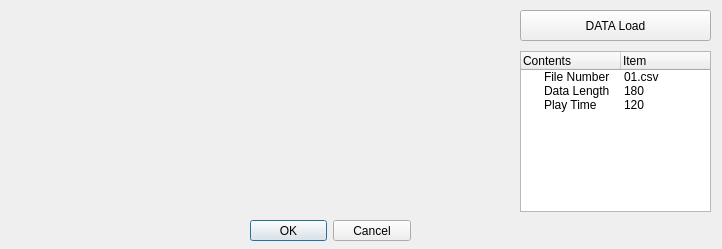
<?xml version="1.0" encoding="UTF-8"?>
<ui version="4.0">
 <class>Dialog</class>
 <widget class="QDialog" name="Dialog">
  <property name="geometry">
   <rect>
    <x>0</x>
    <y>0</y>
    <width>722</width>
    <height>249</height>
   </rect>
  </property>
  <property name="windowTitle">
   <string>Dialog</string>
  </property>
  <widget class="QDialogButtonBox" name="buttonBox">
   <property name="geometry">
    <rect>
     <x>250</x>
     <y>220</y>
     <width>161</width>
     <height>21</height>
    </rect>
   </property>
   <property name="orientation">
    <enum>Qt::Horizontal</enum>
   </property>
   <property name="standardButtons">
    <set>QDialogButtonBox::Cancel|QDialogButtonBox::Ok</set>
   </property>
   <property name="centerButtons">
    <bool>true</bool>
   </property>
  </widget>
  <widget class="QPushButton" name="data_load_btn">
   <property name="geometry">
    <rect>
     <x>520</x>
     <y>10</y>
     <width>191</width>
     <height>31</height>
    </rect>
   </property>
   <property name="text">
    <string>DATA Load</string>
   </property>
  </widget>
  <widget class="QWidget" name="verticalLayoutWidget">
   <property name="geometry">
    <rect>
     <x>10</x>
     <y>10</y>
     <width>501</width>
     <height>201</height>
    </rect>
   </property>
   <layout class="QVBoxLayout" name="graph_canvas"/>
  </widget>
  <widget class="QTreeWidget" name="treeWidget">
   <property name="geometry">
    <rect>
     <x>520</x>
     <y>51</y>
     <width>191</width>
     <height>161</height>
    </rect>
   </property>
   <property name="verticalScrollBarPolicy">
    <enum>Qt::ScrollBarAlwaysOff</enum>
   </property>
   <property name="horizontalScrollBarPolicy">
    <enum>Qt::ScrollBarAlwaysOff</enum>
   </property>
   <property name="showDropIndicator" stdset="0">
    <bool>false</bool>
   </property>
   <column>
    <property name="text">
     <string>Contents</string>
    </property>
   </column>
   <column>
    <property name="text">
     <string>Item</string>
    </property>
   </column>
   <item>
    <property name="text">
     <string>File Number</string>
    </property>
    <property name="text">
     <string>01.csv</string>
    </property>
   </item>
   <item>
    <property name="text">
     <string>Data Length</string>
    </property>
    <property name="text">
     <string>180</string>
    </property>
   </item>
   <item>
    <property name="text">
     <string>Play Time</string>
    </property>
    <property name="text">
     <string>120</string>
    </property>
   </item>
  </widget>
 </widget>
 <resources/>
 <connections>
  <connection>
   <sender>buttonBox</sender>
   <signal>accepted()</signal>
   <receiver>Dialog</receiver>
   <slot>accept()</slot>
   <hints>
    <hint type="sourcelabel">
     <x>330</x>
     <y>240</y>
    </hint>
    <hint type="destinationlabel">
     <x>360</x>
     <y>127</y>
    </hint>
   </hints>
  </connection>
  <connection>
   <sender>buttonBox</sender>
   <signal>rejected()</signal>
   <receiver>Dialog</receiver>
   <slot>reject()</slot>
   <hints>
    <hint type="sourcelabel">
     <x>330</x>
     <y>240</y>
    </hint>
    <hint type="destinationlabel">
     <x>360</x>
     <y>127</y>
    </hint>
   </hints>
  </connection>
 </connections>
</ui>
